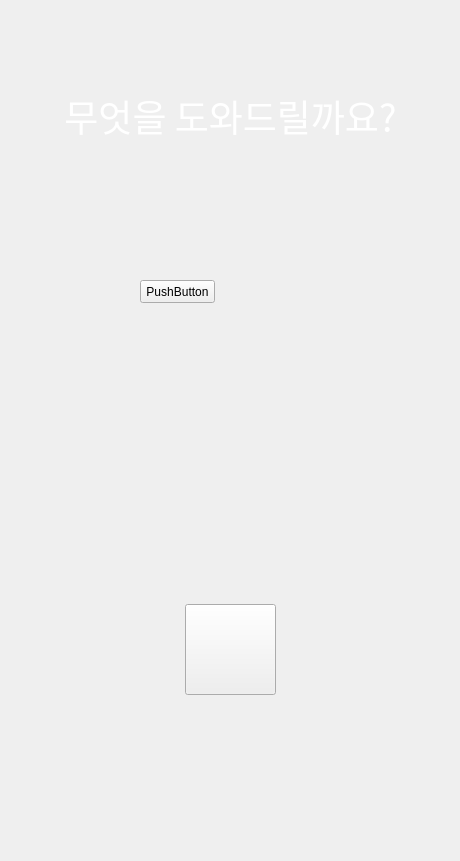
<?xml version="1.0" encoding="UTF-8"?>
<ui version="4.0">
 <class>Form</class>
 <widget class="QWidget" name="Form">
  <property name="geometry">
   <rect>
    <x>0</x>
    <y>0</y>
    <width>460</width>
    <height>861</height>
   </rect>
  </property>
  <property name="windowTitle">
   <string>Form</string>
  </property>
  <widget class="QLabel" name="label">
   <property name="geometry">
    <rect>
     <x>0</x>
     <y>0</y>
     <width>461</width>
     <height>861</height>
    </rect>
   </property>
   <property name="sizePolicy">
    <sizepolicy hsizetype="Preferred" vsizetype="Preferred">
     <horstretch>0</horstretch>
     <verstretch>0</verstretch>
    </sizepolicy>
   </property>
   <property name="text">
    <string/>
   </property>
   <property name="pixmap">
    <pixmap resource="dp_demo.qrc">:/image/gui/126505_adapted_1440x29601213.jpg</pixmap>
   </property>
   <property name="scaledContents">
    <bool>false</bool>
   </property>
  </widget>
  <widget class="QPushButton" name="pushButton">
   <property name="geometry">
    <rect>
     <x>185</x>
     <y>604</y>
     <width>91</width>
     <height>91</height>
    </rect>
   </property>
   <property name="font">
    <font>
     <kerning>true</kerning>
    </font>
   </property>
   <property name="text">
    <string/>
   </property>
   <property name="icon">
    <iconset resource="dp_demo.qrc">
     <normaloff>:/image/gui/124142424.jpg</normaloff>:/image/gui/124142424.jpg</iconset>
   </property>
   <property name="iconSize">
    <size>
     <width>90</width>
     <height>90</height>
    </size>
   </property>
   <property name="shortcut">
    <string/>
   </property>
  </widget>
  <widget class="QLabel" name="label_2">
   <property name="geometry">
    <rect>
     <x>60</x>
     <y>90</y>
     <width>341</width>
     <height>51</height>
    </rect>
   </property>
   <property name="palette">
    <palette>
     <active>
      <colorrole role="WindowText">
       <brush brushstyle="SolidPattern">
        <color alpha="255">
         <red>255</red>
         <green>255</green>
         <blue>255</blue>
        </color>
       </brush>
      </colorrole>
      <colorrole role="Text">
       <brush brushstyle="SolidPattern">
        <color alpha="255">
         <red>255</red>
         <green>255</green>
         <blue>255</blue>
        </color>
       </brush>
      </colorrole>
     </active>
     <inactive>
      <colorrole role="WindowText">
       <brush brushstyle="SolidPattern">
        <color alpha="255">
         <red>255</red>
         <green>255</green>
         <blue>255</blue>
        </color>
       </brush>
      </colorrole>
      <colorrole role="Text">
       <brush brushstyle="SolidPattern">
        <color alpha="255">
         <red>255</red>
         <green>255</green>
         <blue>255</blue>
        </color>
       </brush>
      </colorrole>
     </inactive>
     <disabled>
      <colorrole role="WindowText">
       <brush brushstyle="SolidPattern">
        <color alpha="255">
         <red>120</red>
         <green>120</green>
         <blue>120</blue>
        </color>
       </brush>
      </colorrole>
      <colorrole role="Text">
       <brush brushstyle="SolidPattern">
        <color alpha="255">
         <red>120</red>
         <green>120</green>
         <blue>120</blue>
        </color>
       </brush>
      </colorrole>
     </disabled>
    </palette>
   </property>
   <property name="font">
    <font>
     <family>나눔바른고딕 Light</family>
     <pointsize>28</pointsize>
    </font>
   </property>
   <property name="text">
    <string>무엇을 도와드릴까요?</string>
   </property>
   <property name="alignment">
    <set>Qt::AlignCenter</set>
   </property>
  </widget>
  <widget class="QPushButton" name="pushButton_2">
   <property name="geometry">
    <rect>
     <x>140</x>
     <y>280</y>
     <width>75</width>
     <height>23</height>
    </rect>
   </property>
   <property name="acceptDrops">
    <bool>false</bool>
   </property>
   <property name="text">
    <string>PushButton</string>
   </property>
  </widget>
 </widget>
 <resources>
  <include location="dp_demo.qrc"/>
 </resources>
 <connections/>
</ui>
